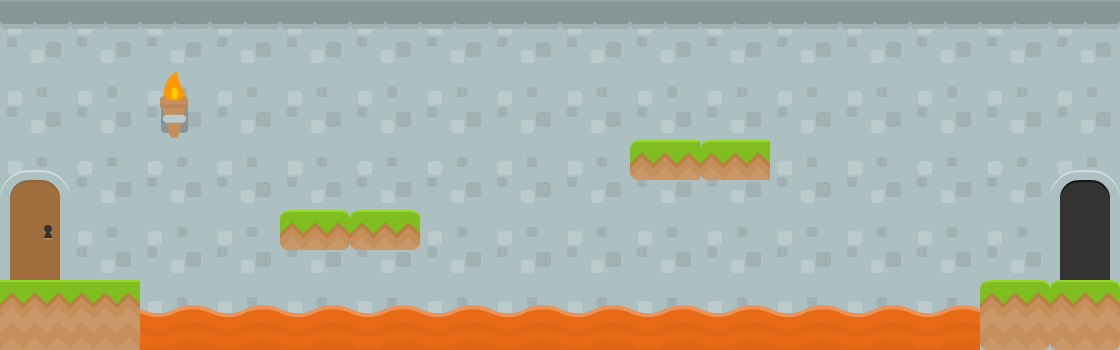

Rendered tile map (Tiled .tmx) drawn with the repository's tilesets; below, a short description and the map source with its tile grids summarised:
An orthogonal 16x5 tile map with 70x70 px tiles, 2 tile layers (Tile Layer 2, Tile Layer 1), 3 tilesets and 10 objects (player, exit).

<map version="1.0" tiledversion="1.1.6" orientation="orthogonal" renderorder="right-down" width="16" height="5" tilewidth="70" tileheight="70" infinite="0" nextobjectid="24">
 <tileset firstgid="1" source="kenney_complete_base_tiles_spritesheet.tsx" />
 <tileset firstgid="157" source="kenney_platformerPack_industrial_tilesheet.tsx" />
 <tileset firstgid="269" source="kenny request pack sheet.tsx" />
 <layer name="Tile Layer 2" width="16" height="5">
  <data>[80 cells, 80 non-empty, 2 distinct tile ids]</data>
 </layer>
 <layer name="Tile Layer 1" width="16" height="5">
  <data>[80 cells, 25 non-empty, 10 distinct tile ids]</data>
 </layer>
 <objectgroup name="triggers" visible="0">
  <object id="1" name="player" x="0" y="210" width="70" height="70">
   <properties>
    <property name="player" type="bool" value="true" />
   </properties>
  </object>
  <object id="2" name="exit" x="630" y="210" width="70" height="70">
   <properties>
    <property name="exit" type="bool" value="true" />
   </properties>
  </object>
  <object id="5" x="0" y="280" width="139" height="70">
   <properties>
    <property name="blockers" value="blrt" />
   </properties>
  </object>
  <object id="11" x="0" y="350" width="700" height="70">
   <properties>
    <property name="blockers" value="blrt" />
   </properties>
  </object>
  <object id="12" x="139" y="311" width="421" height="37">
   <properties>
    <property name="lava" type="bool" value="true" />
   </properties>
  </object>
  <object id="15" x="560" y="280" width="140" height="70">
   <properties>
    <property name="blockers" value="blrt" />
   </properties>
  </object>
  <object id="17" x="280" y="210" width="140" height="36">
   <properties>
    <property name="blockers" value="blrt" />
   </properties>
  </object>
  <object id="21" x="0" y="-70" width="700" height="70">
   <properties>
    <property name="blockers" value="blrt" />
   </properties>
  </object>
  <object id="22" x="-70" y="-70" width="70" height="490">
   <properties>
    <property name="blockers" value="blrt" />
   </properties>
  </object>
  <object id="23" x="700" y="-70" width="70" height="490">
   <properties>
    <property name="blockers" value="blrt" />
   </properties>
  </object>
 </objectgroup>
</map>
